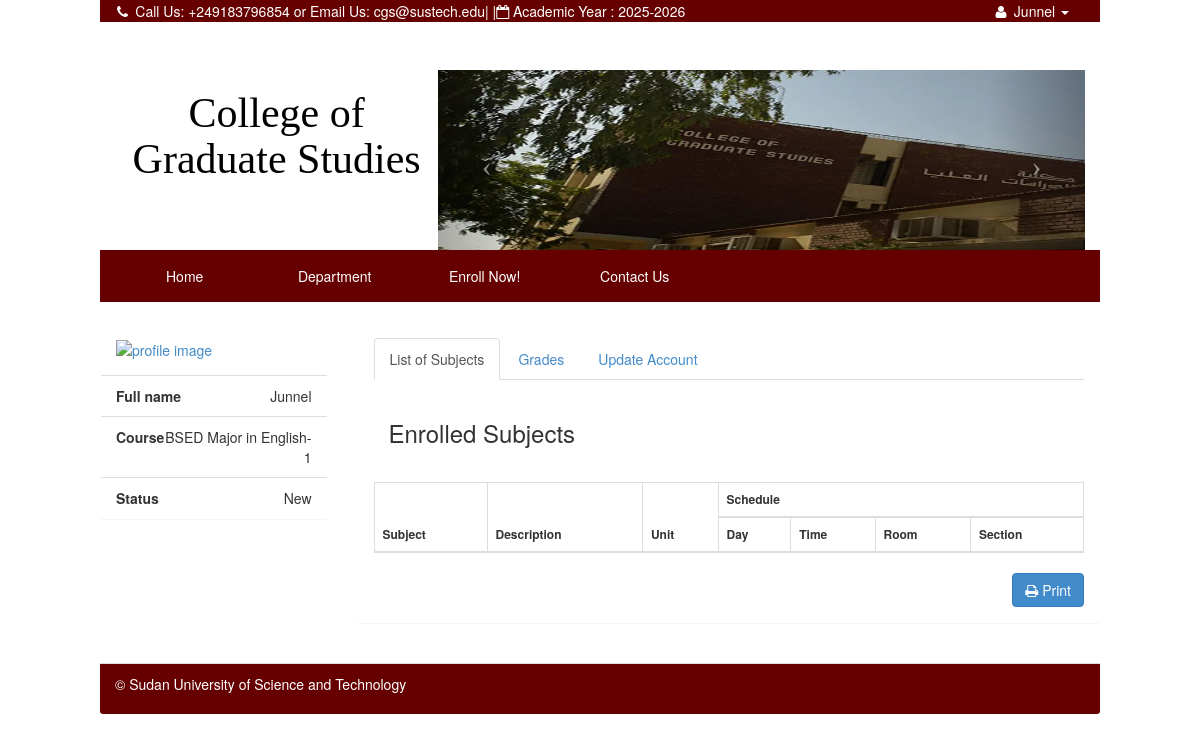
The app's page /index.php?q=profile (signed in) with its own data.
### tables this page shows
CREATE TABLE `tblstudent` (
  `S_ID` int(11) NOT NULL,
  `IDNO` int(20) NOT NULL,
  `NAME` varchar(40) NOT NULL,
  `SEX` varchar(10) NOT NULL DEFAULT 'Male',
  `BDAY` date NOT NULL,
  `STATUS` varchar(30) NOT NULL,
  `AGE` int(30) NOT NULL,
  `NATIONALITY` varchar(40) NOT NULL,
  `RELIGION` varchar(255) NOT NULL,
  `CONTACT_NO` varchar(40) NOT NULL,
  `HOME_ADD` text NOT NULL,
  `ACC_USERNAME` varchar(255) NOT NULL,
  `ACC_PASSWORD` text NOT NULL,
  `student_status` text NOT NULL,
  `YEARLEVEL` int(11) NOT NULL,
  `STUDSECTION` int(11) NOT NULL,
  `COURSE_ID` int(11) NOT NULL,
  `STUDPHOTO` varchar(255) NOT NULL,
  `SEMESTER` varchar(30) NOT NULL,
  `SYEAR` varchar(30) NOT NULL,
  `NewEnrollees` tinyint(1) NOT NULL
);

CREATE TABLE `course` (
  `COURSE_ID` int(11) NOT NULL,
  `COURSE_NAME` varchar(30) NOT NULL,
  `COURSE_LEVEL` varchar(50) NOT NULL DEFAULT '1',
  `COURSE_MAJOR` varchar(30) NOT NULL DEFAULT 'None',
  `COURSE_DESC` varchar(255) NOT NULL,
  `DEPT_ID` int(11) NOT NULL,
  `SETSEMESTER` varchar(90) NOT NULL
);

### index.php (called while the page is built, shortened)
<?php
require_once ("include/initialize.php");
$view = (isset($_GET['q']) && $_GET['q'] != '') ? $_GET['q'] : '';
switch ($view) {
 	case 'profile' :
        $title="Profile";
		break;
}
require_once("theme/templates.php");
?>

### include/database.php (called while the page is built, shortened)
<?php
class Database {
	var $sql_string = '';
	public $conn;
	public function open_connection() {
		$this->conn = mysqli_connect(server,user,pass);
		if(!$this->conn){
			echo "Problem in database connection! Contact administrator!";
			exit();
		}else{
			$db_select = mysqli_select_db($this->conn,database_name);
		}
	}
	function setQuery($sql='') {
		$this->sql_string=$sql;
	}
	function executeQuery() {
		$result = mysqli_query($this->conn,$this->sql_string);
		return $result;
	}
	private function confirm_query($result) {
		return $result;
	}
	function loadSingleResult() {
		$cur = $this->executeQuery();
		while ($row = mysqli_fetch_object($cur)) {
		return $data = $row;
		}
	}
}
$mydb = new Database();
?>

### include/students.php (called while the page is built, shortened)
<?php
require_once(LIB_PATH.DS.'database.php');
class Student {
	protected static  $tblname = "tblstudent";
	function single_student($id=""){
			global $mydb;
			$mydb->setQuery("SELECT * FROM ".self::$tblname."
				Where IDNO= '{$id}' LIMIT 1");
			$cur = $mydb->loadSingleResult();
			return $cur;
	}
}
?>

### include/courses.php (called while the page is built, shortened)
<?php
require_once(LIB_PATH.DS.'database.php');
class Course {
	protected static  $tblname = "course";
	function single_course($id=""){
			global $mydb;
			$mydb->setQuery("SELECT * FROM ".self::$tblname."
				Where COURSE_ID= '{$id}' LIMIT 1");
			$cur = $mydb->loadSingleResult();
			return $cur;
	}
}
?>

### theme/templates.php (shortened to what this page needs)
<!DOCTYPE html>
<html lang="en">
<head>
 <link href="<?php echo web_root; ?>css/bootstrap.min.css" rel="stylesheet">
    <link href="<?php echo web_root; ?>font/css/font-awesome.min.css" rel="stylesheet" type="text/css">
    <link href="<?php echo web_root; ?>css/dataTables.bootstrap.css" rel="stylesheet">
<link href="<?php echo web_root; ?>css/bootstrap-datetimepicker.min.css" rel="stylesheet" media="screen">
 <link href="<?php echo web_root; ?>css/modern.css" rel="stylesheet">
 <link href="<?php echo web_root; ?>css/costum.css" rel="stylesheet">
  <link href="<?php echo web_root; ?>css/ekko-lightbox.css" rel="stylesheet">
</head>
<body style="Pbackground-color:#e0e4e5" >
<div class="navbar-fixed-top navbar-TOPsm  col-md-10    col-md-offset-1"    role="navigation">
  <div class="container">
      <div  class="collapse navbar-collapse  smMenu ">
        <ul class="navbar-nav p navbar-left tooltip-demo" style="margin-left:-8%;">
            <li class="dropdown dropdown-toggle ">
              <a  data-toggle="tooltip" data-placement="left" title="Contact Us"   href="<?php echo web_root.'index.php?q=contact';  ?>">
               <i class="fa fa-phone fa-fw"> </i>  Call Us: +249183796854   or Email Us: cgs@sustech.edu
              </a>
            </li>
            <li><span> |   | </span></li>
            <li>
             <a  data-toggle="tooltip" data-placement="bottom" title="Academic Year" ><i class="fa fa-calendar-o"></i> Academic Year : <?php echo $_SESSION['SY'] ; ?></a>
            </li>
          </ul>
          <ul class="navbar-nav p navbar-right ">
            <?php if (isset($_SESSION['IDNO']) ){
              $student = New Student();
              $singlestudent = $student->single_student($_SESSION['IDNO']);
            ?>
            <li class="dropdown  dropdown-toggle">
               <a class="dropdown-toggle" data-toggle="dropdown" href="#">
                  <i class="fa fa-user fa-fw"></i>
                    <?php echo $singlestudent->NAME; ?>
                  <i class="caret"> </i>
               </a>
            </li>
          <?php  } else{?>
          <li  class="tooltip-demo"><a data-toggle="tooltip" data-placement="left" title="Enrol Now" href="<?php echo web_root.'index.php?q=enrol'; ?>">Enroll Now</a></li>
          <?php } ?>
        </ul>
      </div>
  </div>
</div>
  <div class="col-md-10 col-md-offset-1 " >
   <div class="col-md-4">
    <div class="row ">
     <p >
        <a  class="title-logo"  href="<?php echo web_root; ?>index.php" title="">
        <h1 align="center" >College of Graduate Studies</h1>
        </a>
    </p>
     </div>
    </div>
    <div class="col-md-8">
     <div class="row ">
        <?php include 'banner.php'; ?>
     </div>
    </div>
   </div>
 <div class="navbar navbar-static-top navbar-magbanua col-md-10    col-md-offset-1 "    role="navigation">
      <div class="container ">
        <div class="collapse navbar-collapse bigMenu"  >
          <ul class="nav navbar-nav menu" style="margin-left:-4%;"    >
            <li class="dropdown dropdown-toggle <?php echo (isset($_GET['q']) && $_GET['q']=='') ? "active" : false;?> ">
              <a href="<?php echo web_root.'index.php'; ?>">Home</a>
            </li>
            <li class="dropdown-toggle <?php echo (isset($_GET['q']) && $_GET['q']=='department') ? "active" : false;?>" >
              <a href="<?php echo web_root.'index.php?q=department'; ?>">Department</a>
            </li>
            <li class="dropdown-toggle <?php echo (isset($_GET['q']) && ($_GET['q']=='enrol' || $_GET['q']=='subject')) ? "active" : false;?>" >
              <a href="<?php echo web_root.'index.php?q=enrol'; ?>">Enroll Now!</a>
            </li>
             <li class="dropdown-toggle <?php echo (isset($_GET['q']) && $_GET['q']=='contact') ? "active" : false;?>">
              <a href="<?php echo web_root.'index.php?q=contact';  ?>">Contact Us</a>
            </li>
          </ul>
        </div>
    </div>
  </div>
<div class="col-md-10 col-md-push-1 ">
        <div class="row">
          <div id="page-wrapper">
               <?php
          if($title=='Profile'){
                echo ' <div class="row">';
                require_once $content;
                echo ' </div><br/>';
        }
?>
       </div>
            <footer class="panel-footer" style="background-color:#660000;color:#fff;" >
              <p align="left" >&copy; Sudan University of Science and Technology</p>
           </footer>
      </div>
  </div>
</body>
</html>

### student/profile.php (shortened to what this page needs)
<?php
    $student = New Student();
    $res = $student->single_student($_SESSION['IDNO']);
    $course = New Course();
    $resCourse = $course->single_course($res->COURSE_ID);
	?>
  		<div class="col-sm-3">
          <div class="panel">
            <div id="img_profile" class="panel-body">
            <a href="" data-target="#myModal" data-toggle="modal" >
            <img title="profile image" class="img-hover"   src="<?php echo web_root. 'student/'.  $res->STUDPHOTO; ?>">
            </a>
             </div>
          <ul class="list-group  ">
               <li class="list-group-item text-right"><span class="pull-left"><strong>Full name</strong></span> <?php echo $res->NAME; ?> </li>
              <li class="list-group-item text-right"><span class="pull-left"><strong>Course</strong></span> <?php echo $resCourse->COURSE_NAME .'-'.$resCourse->COURSE_LEVEL; ?> </li>
               <li class="list-group-item text-right"><span class="pull-left"><strong>Status</strong></span> <?php echo $res->student_status; ?> </li>
          </ul>
        </div>
    </div>
<div class="col-sm-9">
<div class="panel">
  <div class="panel-body">
  <ul class="nav nav-tabs" id="myTab">
    <li class="active"><a href="#home" data-toggle="tab">List of Subjects</a></li>
    <li><a href="#grades" data-toggle="tab">Grades</a></li>
    <li><a href="#settings" data-toggle="tab">Update Account</a></li>
  </ul>
  <div class="tab-content">
    <div class="tab-pane active" id="home">
    <br/>
    <div class="col-md-12">
     <h3>Enrolled Subjects</h3>
    </div>
      <div class="table-responsive" style="margin-top:5%;">
             <form action="customer/controller.php?action=delete" Method="POST">
            				<table  class="table table-striped table-bordered table-hover "  style="font-size:12px" cellspacing="0"  >
            				  <thead>
            				  	<tr>
                          <th rowspan="2">Subject</th>
                          <th rowspan="2">Description</th>
                          <th rowspan="2">Unit</th>
                          <th colspan="4">Schedule</th>
            				  	</tr>
                        <tr>
                          <th>Day</th>
                          <th>Time</th>
                          <th>Room</th>
                          <th>Section</th>
                        </tr>
            				  </thead>
            				</table>
            		 </form>
                  <form action="student/printschedule.php" method="POST" target="_blank">
                    <div class="row no-print">
                      <div class="col-xs-12">
                       <span class="pull-right"> <button type="submit" name="submit" class="btn btn-primary"  ><i class="fa fa-print"></i> Print</button></span>
                    </div>
                    </div>
                  </form>
              </div>
             </div>
  </div>
 </div>
</div>
</div>

### css/costum.css (style rules this page uses)
body { padding-top: 70px; }
footer { padding-left: 15px; padding-right: 15px; }
.navbar-magbanua { background-color: #660000; border: 1px solid #660000; }
.navbar-magbanua .navbar-nav > li > a { color: #ffffff; }
.navbar-magbanua .navbar-collapse, .navbar-magbanua .navbar-form { border-color: transparent; }
.navbar-TOPsm { background-color: #660000; border: 1px solid #660000; color: white; list-style: none; }
.navbar-TOPsm .navbar-nav > li > a { color: #ffffff; text-decoration: none; list-style: none; }
.navbar-TOPsm .navbar-collapse, .navbar-TOPsm .navbar-form { border-color: transparent; }
.navbar-TOPsm .navbar-nav > .dropdown > a .caret { border-top-color: #ffffff; border-bottom-color: #ffffff; }

### theme/templates.php (style rules this page uses)
.p { color: white; margin-bottom: 0; margin-top: 0; list-style: none; }
.title-logo { color:black; text-decoration:none; font-size: 42px; font-family: "broadway"; padding: 0; margin: 0; top: 0; }
.menu li { left: 0px; width: 150px; padding: 0 3px 0 3px; text-align: center; }

### student/profile.php (style rules this page uses)
#img_profile { width: 100%; height:auto; }
#img_profile > a > img { width: 100%; height:auto; }

### records on screen
tblstudent: NAME "Junnel", student_status "New"
course: COURSE_NAME "BSED Major in English", COURSE_LEVEL "1"

### other values on screen
$_SESSION['SY'] "2025-2026"
